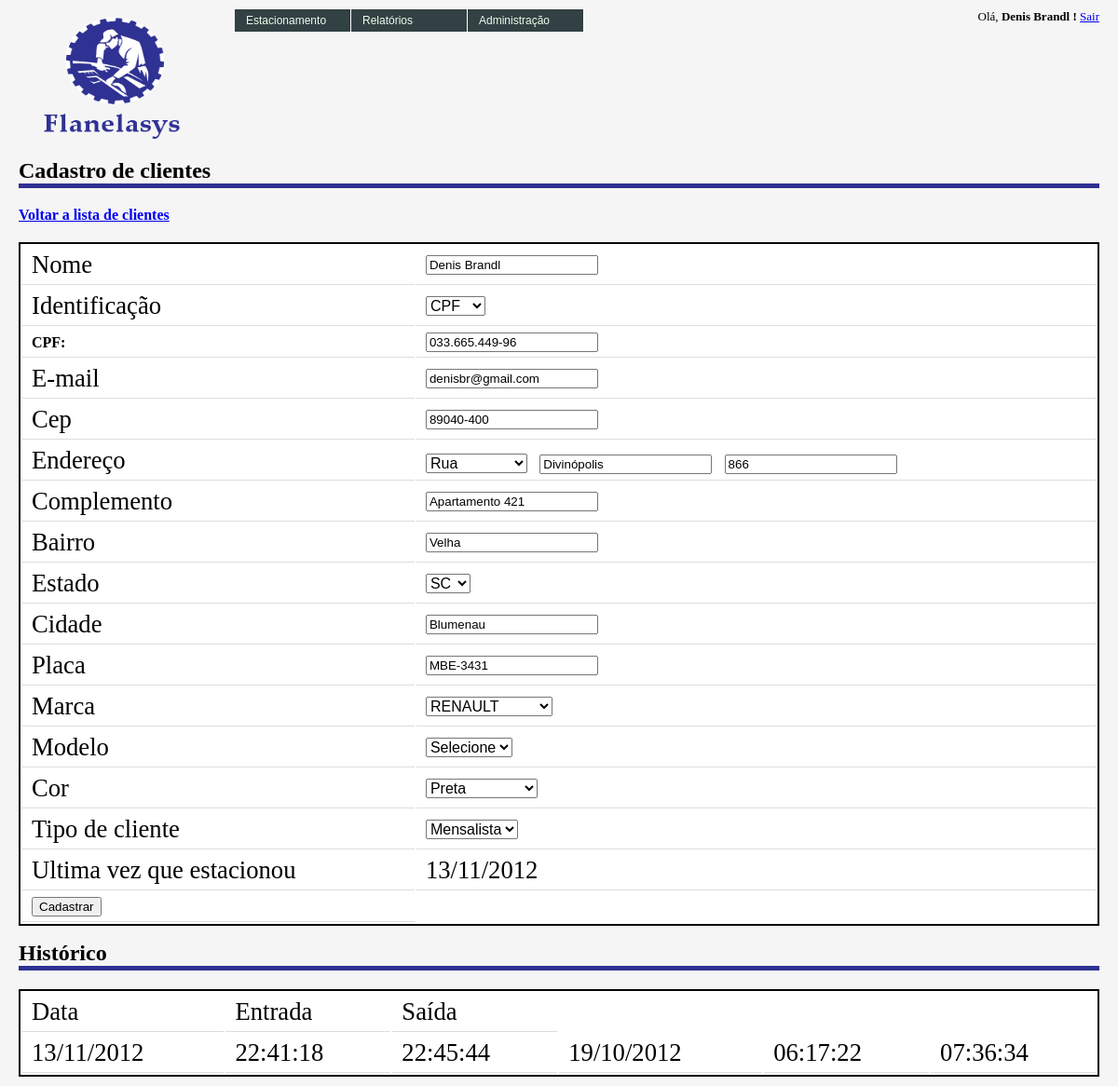
The page /admin/clientes/cadastrar_cliente.php?cod_cliente=1 (signed in) on the database its author committed.
### tables this page shows
CREATE TABLE IF NOT EXISTS `fla_clientes` (
  `cod_cliente` int(10) unsigned NOT NULL AUTO_INCREMENT,
  `nom_cliente` varchar(100) DEFAULT NULL,
  `cpf_cnpj_cliente` varchar(14) NOT NULL DEFAULT '0',
  `insc_municipal_cliente` varchar(14) NOT NULL DEFAULT '0',
  `insc_estadual_cliente` varchar(14) NOT NULL DEFAULT '0',
  `email_cliente` varchar(150) NOT NULL,
  `cep_cliente` varchar(9) NOT NULL DEFAULT '00000-000',
  `tip_rua_cliente` varchar(15) NOT NULL DEFAULT 'Rua',
  `des_end_cliente` varchar(200) NOT NULL,
  `num_end_cliente` int(6) NOT NULL DEFAULT '0',
  `com_end_cliente` varchar(150) NOT NULL,
  `bairro_end_cliente` varchar(150) NOT NULL,
  `estado_cliente` varchar(2) NOT NULL DEFAULT 'SC',
  `cidade_cliente` varchar(200) NOT NULL DEFAULT 'Blumenau',
  `tipo_cliente` varchar(1) NOT NULL DEFAULT 'R',
  `des_cor` int(6) DEFAULT NULL,
  `des_placa` varchar(8) NOT NULL,
  `cod_modelo` int(6) DEFAULT NULL,
  `cod_marca` int(6) DEFAULT NULL,
  PRIMARY KEY (`cod_cliente`)
);

CREATE TABLE IF NOT EXISTS `fla_rotatividade` (
  `cod_rotatividade` int(10) unsigned NOT NULL AUTO_INCREMENT,
  `des_placa` varchar(10) DEFAULT NULL,
  `hor_entrada` time DEFAULT NULL,
  `hor_saida` time DEFAULT NULL,
  `dat_cadastro` date DEFAULT NULL,
  `dat_saida` date DEFAULT NULL,
  `cod_preco` int(1) DEFAULT NULL,
  `val_total` decimal(5,2) DEFAULT NULL,
  `val_cobrado` decimal(5,2) DEFAULT NULL,
  `des_justificativa` varchar(200) DEFAULT NULL,
  `des_situacao` char(1) DEFAULT NULL,
  `cod_cartao` int(6) NOT NULL,
  `tem_permanencia` varchar(5) DEFAULT NULL,
  `val_desconto` decimal(5,2) DEFAULT '0.00',
  `cod_desconto` int(6) DEFAULT NULL,
  PRIMARY KEY (`cod_rotatividade`)
);

### admin/clientes/cadastrar_cliente.php (the view, shortened to what the rows shown need)
<?php
include_once('../../includes/config.php');
include_once('../../includes/funcao.php');
require_once($path_relative . 'verifica.php');
include_once($path_classes . 'fla_clientes.class.php');
include_once($path_classes . 'fla_cores.class.php');
include_once($path_relative . 'admin/clientes/processa.php');
$objClientes = new fla_clientes();
if ( (isset($_GET)) && (!empty($_GET['cod_cliente'])) || isset($_POST))
    $cod_cliente = $_GET["cod_cliente"];
else
    Header("Location:".$url);
$objClientes->ResetObject();
$objClientes->set_cod_cliente($cod_cliente);
if (is_array($objClientes->buscaClientes($objClientes))) {
    $arrCliente = $objClientes->buscaClientes($objClientes);
    $arrHistoricoUltimo = $objClientes->consultahistorico($arrCliente[0]["des_placa"],1);
    $arrHistoricoCompleto = $objClientes->consultahistorico($arrCliente[0]["des_placa"]);
} else {
    Header("Location:".$url);
}
$select_tipo_doc = "cpf";
if (strlen($arrCliente[0]["cpf_cnpj_cliente"]) == 14) {
    $select_tipo_doc = "cnpj";
    $arrCliente[0]["cpf_cnpj_cliente"] = mascara_string("##.###.###/####-##",$arrCliente[0]["cpf_cnpj_cliente"]);
    $arrCliente[0]["insc_municipal_cliente"] = mascara_string("###.###.###",$arrCliente[0]["insc_municipal_cliente"]);
    $arrCliente[0]["insc_estadual_cliente"] = mascara_string("###.###.###",$arrCliente[0]["insc_estadual_cliente"]);
} else {
    $select_tipo_doc = "cpf";
    $arrCliente[0]["cpf_cnpj_cliente"] = mascara_string("###.###.###-##",$arrCliente[0]["cpf_cnpj_cliente"]);
}
?>
<html>
    <head>
        <link href="../../images/style.css" rel="stylesheet" type="text/css" />
    </head>
    <body onLoad="exibeModeloSelect(<?php echo $arrCliente[0]['cod_marca']; ?>,<?php echo $arrCliente[0]['cod_modelo']; ?>);setaModelo(<?php echo $arrCliente[0]['cod_modelo']; ?>)">
        <div class="content">
            <div class="data">
                <h1> Cadastro de clientes </h1>
                <form method="POST" action="cadastrar_cliente.php">
                    <table>
                        <tr>
                            <td> <input type="text" value="<?php echo $arrCliente[0]['nom_cliente']; ?>" id="nom_cliente" name="nom_cliente"></td>
                        </tr>
                        <tr>
                            <td>
                                <select name="select_tipo_doc" id="select_tipo_doc">
                                    <option value="cpf" <?php echo $select_tipo_doc == 'cpf' ? 'selected="selected"' : '';?>>CPF</option>
                                </select>
                            </td>
                        </tr>
                        <tr>
                            <td> <input type="text" value="<?php echo $arrCliente[0]['email_cliente'];?>" id="email_cliente" name="email_cliente"></td>
                        </tr>
                        <tr>
                            <td> <input type="text" value="<?php echo $arrCliente[0]['cep_cliente'];?>" id="cep_cliente" name="cep_cliente" onblur="getEndereco(this.value,'<?php echo $url;?>')"></td>
                        </tr>
                        <tr>
                            <td>
                                <select name="tip_rua_cliente" id="tip_rua_cliente">
                                <?php
                                    foreach($arrTiposRuas as $value) {
                                        if ($arrCliente[0]['tip_rua_cliente'] == $value)
                                            echo sprintf('<option selected="selected" value="%s">%1$s</option>',$value).chr(10);
                                        else
                                            echo sprintf('<option value="%s">%1$s</option>',$value).chr(10);
                                    }
                                ?>
                                </select>&nbsp;
                                <input type="text" value="<?php echo $arrCliente[0]['des_end_cliente'];?>" id="des_end_cliente" name="des_end_cliente">&nbsp;
                                <input type="text" value="<?php echo $arrCliente[0]['num_end_cliente'];?>" id="num_end_cliente" name="num_end_cliente">
                            </td>
                        </tr>
                        <tr>
                            <td> <input type="text" value="<?php echo $arrCliente[0]['com_end_cliente'];?>" id="com_end_cliente" name="com_end_cliente"></td>
                        </tr>
                        <tr>
                            <td> <input type="text" value="<?php echo $arrCliente[0]['bairro_end_cliente'];?>" id="bairro_end_cliente" name="bairro_end_cliente"></td>
                        </tr>
                        <tr>
                            <td>
                                <select id="estado_cliente" name="estado_cliente">
                                <?php
                                    foreach($arrEstadosSiglas as $value) {
                                        if ($arrCliente[0]['estado_cliente'] == $value)
                                            echo sprintf('<option selected="selected" value="%s">%1$s</option>',$value).chr(10);
                                        else
                                            echo sprintf('<option value="%s">%1$s</option>',$value).chr(10);
                                    }
                                ?>
                                </select>
                            </td>
                        </tr>
                        <tr>
                            <td> <input type="text" value="<?php echo $arrCliente[0]['cidade_cliente'];?>" id="cidade_cliente" name="cidade_cliente"></td>
                        </tr>
                        <tr>
                            <td> <input style="text-transform: uppercase;" type="text" value="<?php echo $arrCliente[0]['des_placa']; ?>" id="des_placa" name="des_placa"></td>
                        </tr>
                        <tr>
                            <td>
                                <select name="tipo_cliente" id="tipo_cliente">
                                    <option <?php echo $arrCliente[0]['tipo_cliente'] == "M" ? 'selected="selected"' : '';?> value="M">Mensalista</option>
                                </select>
                            </td>
                        </tr>
                        <tr>
                            <td> Ultima vez que estacionou </td>
                            <td> <?php echo mostraData($arrHistoricoUltimo[0]["dat_cadastro"]);?></td>
                        </tr>
                    </table>
                </form>
                <h1> Histórico </h1>
                <table>
                    <tr>
                        <?php
                            for ($i = 0; $i < count($arrHistoricoCompleto); $i++) {
                                echo sprintf("<td>%s</td>",  mostraData($arrHistoricoCompleto[$i]['dat_cadastro'])).chr(10);
                                echo sprintf("<td>%s</td>",  $arrHistoricoCompleto[$i]['hor_entrada']).chr(10);
                                echo sprintf("<td>%s</td>",  $arrHistoricoCompleto[$i]['hor_saida']).chr(10);
                            }
                        ?>
                    </tr>
                </table>
            </div>
        </div>
    </body>
</html>

### rows shown on the page
fla_clientes: nom_cliente "Denis Brandl", select_tipo_doc "CPF", email_cliente "denisbr@gmail.com", cep_cliente "89040-400", tip_rua_cliente "Rua", des_end_cliente "Divinópolis", num_end_cliente "866", com_end_cliente "Apartamento 421", bairro_end_cliente "Velha", estado_cliente "SC", cidade_cliente "Blumenau", des_placa "mbe-3431", tipo_cliente "Mensalista"
fla_rotatividade: dat_cadastro "13/11/2012", hor_entrada "22:41:18", hor_saida "22:45:44"
fla_rotatividade: dat_cadastro "19/10/2012", hor_entrada "06:17:22", hor_saida "07:36:34"

### other values the page prints
$_SESSION['NOM_USUARIO'] "Denis Brandl"
form field cod_marca "RENAULT"
form field des_cor "Preta"
